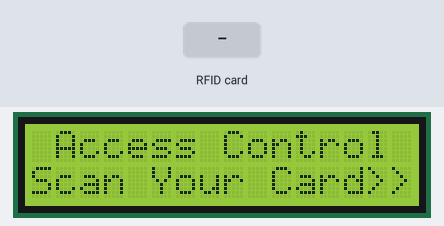
The sketch below on a simulated Arduino Uno, built with avr-gcc and run on an emulated ATmega328P. On the bench: 16×2 character LCD. Inputs (shaded band) come from the test bench.

Above: at 1.4 s.
1.5 s: RFID card 5E 7A 19 C4 held to the reader
At 2.4 s:
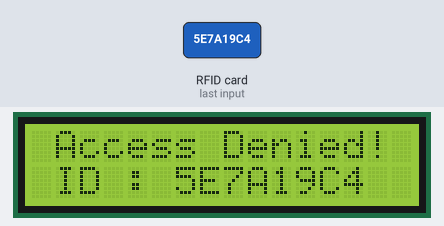
Timing chart, 0 to 4.5 s (numbered marks = the images above; inputs shaded):
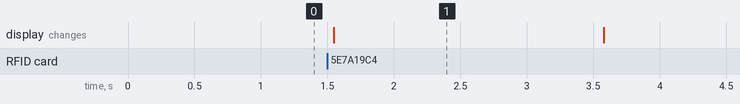

Measured:
- after the input at 1.5 s, the display: changes after 0.05 s (image 1)
- what the display in image 1 shows lasts 2.1 s, from 1.5 s to 3.6 s

The sketch:

AkeseRFID.ino
```cpp
#include <Wire.h>
#include <SPI.h>
#include <MFRC522.h>
#include <LCD.h>
#include <LiquidCrystal_I2C.h>
LiquidCrystal_I2C  lcd(0x3F,2,1,0,4,5,6,7);


#define RST_PIN 9
#define SS_PIN 10

#define BUTTON 7

byte readCard[4];
String MasterTag = "C96B9EC";  // REPLACE this Tag ID with your Tag ID!!!
String tagID = "";

// Create instances
MFRC522 mfrc522(SS_PIN, RST_PIN);
MFRC522::MIFARE_Key key;

bool resetMode = false;

void setup()
{
  // Initiating
   lcd.begin (16,2); // for 16 x 2 LCD module
  lcd.setBacklightPin(3,POSITIVE);
  lcd.setBacklight(LOW);

  SPI.begin(); // SPI bus
  mfrc522.PCD_Init(); // MFRC522
  lcd.begin(16, 2); // LCD screen

  for (byte i = 0; i < 6; i++) {
    key.keyByte[i] = 0xFF; // Key used is FF FF FF FF FF FF
  }
  pinMode(BUTTON, INPUT);
  Serial.println("Press the bu-tton to reset the counter ");


  lcd.clear();
  lcd.print(" Access Control ");
  lcd.setCursor(0, 1);
  lcd.print("Scan Your Card>>");
}

void loop()
{

  //Wait until new tag is available
  while (getID())
  {
    lcd.clear();
    lcd.setCursor(0, 0);

    if (tagID == MasterTag)
    {
     lcd.print(" Access Granted!");   // You can write any code here like opening doors, switching on a relay, lighting up an LED, or anything else you can think of.
    }
    else
    {
      lcd.print(" Access Denied!");
    }

      lcd.setCursor(0, 1);
      lcd.print(" ID : ");
      lcd.print(tagID);

    delay(2000);

    lcd.clear();
    lcd.print(" Access Control ");
    lcd.setCursor(0, 1);
    lcd.print("Scan Your Card>>");
  }
}

//Read new tag if available
boolean getID()
{
  // Getting ready for Reading PICCs
  if ( ! mfrc522.PICC_IsNewCardPresent()) { //If a new PICC placed to RFID reader continue
  return false;
  }
  if ( ! mfrc522.PICC_ReadCardSerial()) { //Since a PICC placed get Serial and continue
  return false;
  }
  tagID = "";
  for ( uint8_t i = 0; i < 4; i++) { // The MIFARE PICCs that we use have 4 byte UID
  readCard[i] = mfrc522.uid.uidByte[i];
  tagID.concat(String(mfrc522.uid.uidByte[i], HEX)); // Adds the 4 bytes in a single String variable
  }
  tagID.toUpperCase();
  mfrc522.PICC_HaltA(); // Stop reading
  return true;
}
```
